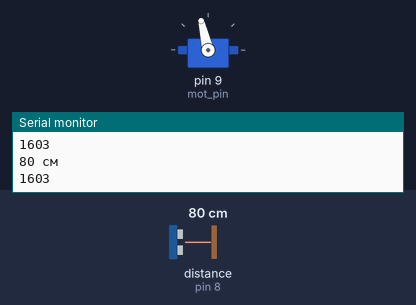
The sketch below on a simulated Arduino Uno, built with avr-gcc and run on an emulated ATmega328P. On the bench: servo, the last lines printed to the serial monitor. Wiring (inferred from the names in the program): ultrasonic range finder: trigger pin 7; echo pin 8. Inputs (shaded band) come from the test bench; at power-on: distance to the obstacle (sensor on pin 8) 80 cm. The echo pulse lasts 58.3 µs per cm.

Above: at 2.3 s.
2.4 s: distance to the obstacle (sensor on pin 8) set to 13 cm
At 2.9 s:
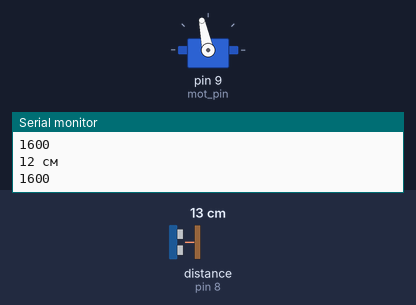
3.9 s: distance to the obstacle (sensor on pin 8) set to 10 cm
At 4.2 s:
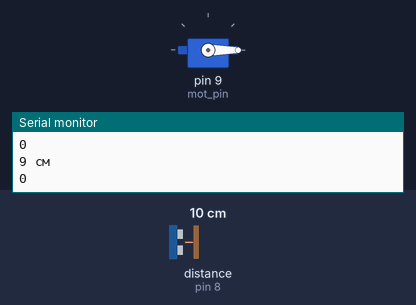
5.4 s: distance to the obstacle (sensor on pin 8) set to 18 cm
At 6.6 s:
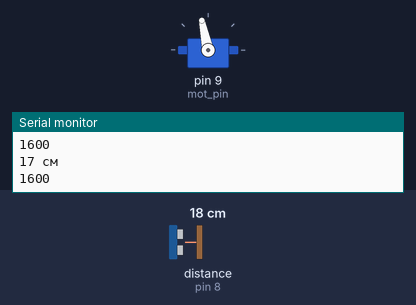
6.9 s: distance to the obstacle (sensor on pin 8) set to 2 cm
At 7.8 s:
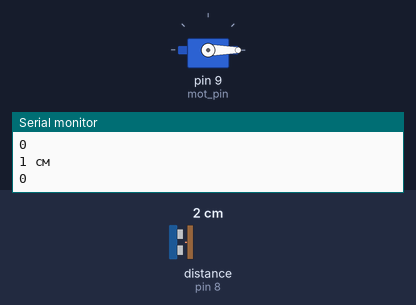
Timing chart, 0 to 9.4 s (numbered marks = the images above; inputs shaded):
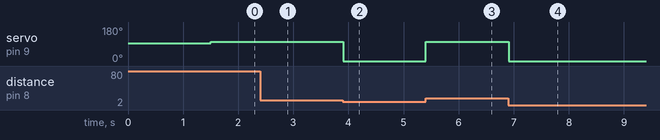

Measured:
- the behaviour switches between 12 and 11 cm on distance to the obstacle (sensor on pin 8) (found by bisection; images 1 and 2)
- after the input at 2.4 s, servo on pin 9 (mot_pin): 103° → 102° at once
- after the input at 3.9 s, servo on pin 9 (mot_pin): 102° → 0° at once
- after the input at 5.4 s, servo on pin 9 (mot_pin): 0° → 102° at once
- after the input at 6.9 s, servo on pin 9 (mot_pin): 102° → 0° at once

The sketch:

drive_forward.ino
```cpp
#include <Servo.h>
Servo motor;
const int trigPin_F = 7;
const int echoPin_F = 8;
const int mot_pin = 9;    //Подключаем левый мотор к пину 7
int js_position = 1500;  //Начальная позиция, всегда 1.5 мс для регуляторов бесколлекторных двигателей
//const int max_position = 2300; //Максимальное значение ШИМ 2.3 мс
//const int min_position = 800;  //Минимальное значени ШИМ 0.8 мс
int start = 1;  //Флаг задержки запуска
long duration, distance;

void sonic_F()
{
  digitalWrite(trigPin_F, LOW);
  delayMicroseconds(2);
  digitalWrite(trigPin_F, HIGH);
  delayMicroseconds(10);
  digitalWrite(trigPin_F, LOW);
  duration = pulseIn(echoPin_F, HIGH);
  distance = duration/58;
}

void setup()
{
  Serial.begin (9600);
  pinMode(trigPin_F, OUTPUT);
  pinMode(echoPin_F, INPUT);
  motor.attach(mot_pin);    //Инициальзация левого мотора (порт, начальная позиция, максимальная позиция)       !!!
}

void loop()
{

  //Начальная установка регуляторов в нулевое положение
  if(start == 1) {
    motor.write(js_position);

    delay(1500);
    start = 0;
  }
  sonic_F();
  js_position = distance;  //Считывание положения потенциометра
  js_position = map(js_position, 2, 4000, 1600, 1800);  //Преобразование расстояния в обороты

  if(distance > 10)//Если дистанция более 10см, то можно разгоняться как разрешает расстояние
  {

  motor.write(js_position);     //Записываем и отправляем на регулятор мотора
  }
  else //Совсем все плохо?
  {
    js_position=0;
    motor.write(js_position);
  }
  Serial.print(distance);
  Serial.println(" см");
  Serial.println(js_position);
  delay(20);  //Задержка цикла 20 мс
}
```
